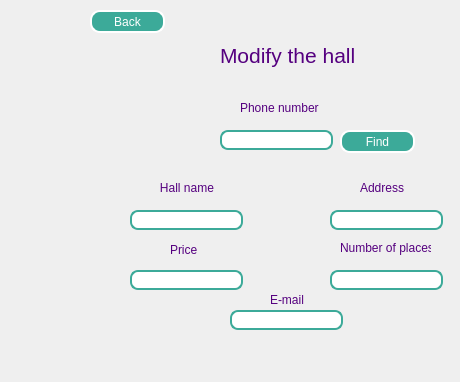
    <widget class="QWidget" name="ModifyHall">
     <widget class="QLineEdit" name="address_line_2">
      <property name="geometry">
       <rect>
        <x>330</x>
        <y>210</y>
        <width>113</width>
        <height>20</height>
       </rect>
      </property>
      <property name="styleSheet">
       <string notr="true">QLineEdit{
	border: 2px solid rgb(60,170,153);
	border-radius: 8px;
	padding-left: 20px;
	padding-right: 20px;
	background-color: rgb(255,255,255);
}

QLineEdit:hover{
	border: 2px solid rgb(60,170,153);
}

QLineEdit:focused{
	border: 2px solid rgb(60,170,153);
	color: #A0A0A0;
}</string>
      </property>
     </widget>
     <widget class="QLabel" name="email_label_2">
      <property name="geometry">
       <rect>
        <x>270</x>
        <y>290</y>
        <width>51</width>
        <height>20</height>
       </rect>
      </property>
      <property name="styleSheet">
       <string notr="true">color: rgb(85, 0, 127);
</string>
      </property>
      <property name="text">
       <string>E-mail</string>
      </property>
     </widget>
     <widget class="QLabel" name="price_label_2">
      <property name="geometry">
       <rect>
        <x>170</x>
        <y>240</y>
        <width>31</width>
        <height>20</height>
       </rect>
      </property>
      <property name="styleSheet">
       <string notr="true">color: rgb(85, 0, 127);
</string>
      </property>
      <property name="text">
       <string>Price</string>
      </property>
     </widget>
     <widget class="QLineEdit" name="nb_places_line_2">
      <property name="geometry">
       <rect>
        <x>330</x>
        <y>270</y>
        <width>113</width>
        <height>20</height>
       </rect>
      </property>
      <property name="styleSheet">
       <string notr="true">QLineEdit{
	border: 2px solid rgb(60,170,153);
	border-radius: 8px;
	padding-left: 20px;
	padding-right: 20px;
	background-color: rgb(255,255,255);
}

QLineEdit:hover{
	border: 2px solid rgb(60,170,153);
}

QLineEdit:focused{
	border: 2px solid rgb(60,170,153);
	color: #A0A0A0;
}</string>
      </property>
     </widget>
     <widget class="QPushButton" name="UpdateButton">
      <property name="geometry">
       <rect>
        <x>250</x>
        <y>350</y>
        <width>75</width>
        <height>23</height>
       </rect>
      </property>
      <property name="styleSheet">
       <string notr="true">background-color : transparent;
border-image: url(://Img/update.png);
background: none;
border: none;
background-repeat : none;

</string>
      </property>
      <property name="text">
       <string/>
      </property>
     </widget>
     <widget class="QLineEdit" name="hall_name_line_2">
      <property name="geometry">
       <rect>
        <x>130</x>
        <y>210</y>
        <width>113</width>
        <height>20</height>
       </rect>
      </property>
      <property name="styleSheet">
       <string notr="true">QLineEdit{
	border: 2px solid rgb(60,170,153);
	border-radius: 8px;
	padding-left: 20px;
	padding-right: 20px;
	background-color: rgb(255,255,255);
}

QLineEdit:hover{
	border: 2px solid rgb(60,170,153);
}

QLineEdit:focused{
	border: 2px solid rgb(60,170,153);
	color: #A0A0A0;
}</string>
      </property>
     </widget>
     <widget class="QLabel" name="title_5">
      <property name="geometry">
       <rect>
        <x>220</x>
        <y>40</y>
        <width>141</width>
        <height>31</height>
       </rect>
      </property>
      <property name="styleSheet">
       <string notr="true">color: rgb(85, 0, 127);
font : 16pt;

</string>
      </property>
      <property name="text">
       <string>Modify the hall</string>
      </property>
     </widget>
     <widget class="QLabel" name="number_label_2">
      <property name="geometry">
       <rect>
        <x>240</x>
        <y>100</y>
        <width>111</width>
        <height>16</height>
       </rect>
      </property>
      <property name="styleSheet">
       <string notr="true">color: rgb(85, 0, 127);
</string>
      </property>
      <property name="text">
       <string>Phone number</string>
      </property>
     </widget>
     <widget class="QPushButton" name="BackButton_3">
      <property name="geometry">
       <rect>
        <x>90</x>
        <y>10</y>
        <width>75</width>
        <height>23</height>
       </rect>
      </property>
      <property name="styleSheet">
       <string notr="true">border-radius: 10px;
border-width : 2px;
border-style : outset;
background-color:rgb(60,170,153);
color : white</string>
      </property>
      <property name="text">
       <string>Back</string>
      </property>
     </widget>
     <widget class="QLineEdit" name="price_line_2">
      <property name="geometry">
       <rect>
        <x>130</x>
        <y>270</y>
        <width>113</width>
        <height>20</height>
       </rect>
      </property>
      <property name="styleSheet">
       <string notr="true">QLineEdit{
	border: 2px solid rgb(60,170,153);
	border-radius: 8px;
	padding-left: 20px;
	padding-right: 20px;
	background-color: rgb(255,255,255);
}

QLineEdit:hover{
	border: 2px solid rgb(60,170,153);
}

QLineEdit:focused{
	border: 2px solid rgb(60,170,153);
	color: #A0A0A0;
}</string>
      </property>
     </widget>
     <widget class="QLineEdit" name="number_line_2">
      <property name="geometry">
       <rect>
        <x>220</x>
        <y>130</y>
        <width>113</width>
        <height>20</height>
       </rect>
      </property>
      <property name="styleSheet">
       <string notr="true">QLineEdit{
	border: 2px solid rgb(60,170,153);
	border-radius: 8px;
	padding-left: 20px;
	padding-right: 20px;
	background-color: rgb(255,255,255);
}

QLineEdit:hover{
	border: 2px solid rgb(60,170,153);
}

QLineEdit:focused{
	border: 2px solid rgb(60,170,153);
	color: #A0A0A0;
}</string>
      </property>
     </widget>
     <widget class="QLineEdit" name="email_line_2">
      <property name="geometry">
       <rect>
        <x>230</x>
        <y>310</y>
        <width>113</width>
        <height>20</height>
       </rect>
      </property>
      <property name="styleSheet">
       <string notr="true">QLineEdit{
	border: 2px solid rgb(60,170,153);
	border-radius: 8px;
	padding-left: 20px;
	padding-right: 20px;
	background-color: rgb(255,255,255);
}

QLineEdit:hover{
	border: 2px solid rgb(60,170,153);
}

QLineEdit:focused{
	border: 2px solid rgb(60,170,153);
	color: #A0A0A0;
}</string>
      </property>
     </widget>
     <widget class="QLabel" name="hall_name_label_2">
      <property name="geometry">
       <rect>
        <x>150</x>
        <y>180</y>
        <width>91</width>
        <height>16</height>
       </rect>
      </property>
      <property name="styleSheet">
       <string notr="true">color: rgb(85, 0, 127);
</string>
      </property>
      <property name="text">
       <string>   Hall name</string>
      </property>
     </widget>
     <widget class="QLabel" name="nb_places_label_2">
      <property name="geometry">
       <rect>
        <x>340</x>
        <y>240</y>
        <width>91</width>
        <height>16</height>
       </rect>
      </property>
      <property name="styleSheet">
       <string notr="true">color: rgb(85, 0, 127);
</string>
      </property>
      <property name="text">
       <string>Number of places</string>
      </property>
     </widget>
     <widget class="QLabel" name="address_label_2">
      <property name="geometry">
       <rect>
        <x>360</x>
        <y>180</y>
        <width>91</width>
        <height>16</height>
       </rect>
      </property>
      <property name="styleSheet">
       <string notr="true">color: rgb(85, 0, 127);
</string>
      </property>
      <property name="text">
       <string>Address</string>
      </property>
     </widget>
     <widget class="QPushButton" name="UpdateFindButton">
      <property name="geometry">
       <rect>
        <x>340</x>
        <y>130</y>
        <width>75</width>
        <height>23</height>
       </rect>
      </property>
      <property name="styleSheet">
       <string notr="true">border-radius: 10px;
border-width : 2px;
border-style : outset;
background-color:rgb(60,170,153);
color : white</string>
      </property>
      <property name="text">
       <string>Find</string>
      </property>
     </widget>
    </widget>
